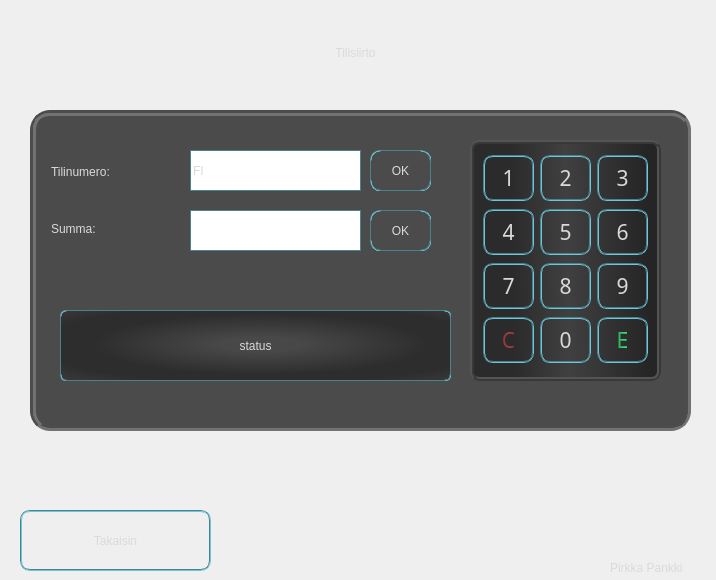
<?xml version="1.0" encoding="UTF-8"?>
<ui version="4.0">
 <class>transferwindow</class>
 <widget class="QDialog" name="transferwindow">
  <property name="geometry">
   <rect>
    <x>0</x>
    <y>0</y>
    <width>716</width>
    <height>580</height>
   </rect>
  </property>
  <property name="windowTitle">
   <string>Dialog</string>
  </property>
  <property name="styleSheet">
   <string notr="true">QDialog {
	background-color: qlineargradient(spread:pad, x1:0, y1:0, x2:1, y2:1, stop:0 rgba(51, 51, 51, 255), stop:				0.525822 rgba(95, 95, 95, 255), stop:1 rgba(58, 58, 58, 255));
}
QFrame {
	background-color: rgb(75, 75, 75);
	border: 6px groove #4c4c4c;
	border-radius: 20px;
}
QFrame#PinFrame{
	background-color: qlineargradient(spread:pad, x1:0, y1:0.431818, x2:1, y2:0.409364, stop:0.217877 rgba(43, 43, 43, 255), stop:0.50838 rgba(64, 64, 64, 255), stop:0.938547 rgba(37, 37, 37, 255));
border: 4px ridge #383838; 
border-radius: 10px;
}

QPushButton  {
	font: 290 16pt &quot;Microsoft YaHei Light&quot;;	
	color: #dadada;
	background-color: qlineargradient(spread:pad, x1:0, y1:0.431818, x2:1, y2:0.409364, stop:0.217877 			rgba(43, 	43, 43, 255), stop:0.50838 rgba(64, 64, 64, 255), stop:0.938547 rgba(37, 37, 37, 255));
	border: 2px groove #4a8390;
	border-radius: 10px;
	padding: 6px;
}
QPushButton:hover {
	background-color: qlineargradient(spread:reflect, x1:0, y1:0, x2:0.488, y2:0, stop:0 rgba(37, 37, 37, 255), 	stop:1 rgba(104, 104, 104, 255));
}
QPushButton:pressed {
	background-color: qlineargradient(spread:reflect, x1:0, y1:0, x2:0.488, y2:0, stop:0 rgba(22, 22, 22, 255), stop:1 rgba(64, 64, 64, 255));
}
QPushButton#BCancel_2 {
	color: qlineargradient(spread:reflect, x1:0, y1:0, x2:0.55, y2:0, stop:0 rgba(145, 45, 47, 255), stop:1 rgba(163, 68, 74, 255));	
}
QPushButton#BEnter_2{
	color: qlineargradient(spread:pad, x1:0, y1:0.391545, x2:1, y2:0.392, stop:0.223464 rgba(51, 182, 97, 255), stop:1 rgba(53, 251, 122, 255));
} 
QPushButton#btnSummaOk {
font: 290 14pt &quot;Microsoft YaHei Light&quot;;	
	border: 1px groove #4a8390;
}

QPushButton#btnTilinumOk{
font: 290 14pt &quot;Microsoft YaHei Light&quot;;	
	border: 1px groove #4a8390;
}
QLabel#btnCancel:hover {
	color: rgb(247, 95, 97);
}


QLineEdit {
	border: 1px groove #4a8390;
	font: 290 12pt &quot;Microsoft YaHei Light&quot;;	
	color: #dadada;
	background-color: qlineargradient(spread:pad, x1:0, y1:0.431818, x2:1, y2:0.409364, stop:0.217877 			rgba(43, 	43, 43, 255), stop:0.50838 rgba(64, 64, 64, 255), stop:0.938547 rgba(37, 37, 37, 255));
}

QLabel {
	background: transparent;
	border: none;
	font: 290 14pt &quot;Microsoft YaHei Light&quot;;
	color: #dadada;
}
QLabel#siirtoOnnistuiLabl {
	background-color: qradialgradient(spread:reflect, cx:0.514, cy:0.483, radius:0.5, fx:0.513, fy:0.483318, stop:0.206573 rgba(72, 72, 72, 255), stop:0.86385 rgba(45, 45, 45, 255));
	border: 1px groove #4a8390;
	border-radius: 6px;
}

QLabel#label {
	font: 290 16pt &quot;Microsoft YaHei Light&quot;;
qproperty-geometry:rect(80 40 551 26);
}

QLabel#pirkkal {	
	color: #dadada;
	font: 350 10pt &quot;Leelawadee UI Semilight&quot;;
	qproperty-geometry:rect(610 550 101 35);
}</string>
  </property>
  <widget class="QFrame" name="PinFrame">
   <property name="geometry">
    <rect>
     <x>470</x>
     <y>140</y>
     <width>191</width>
     <height>241</height>
    </rect>
   </property>
   <property name="frameShape">
    <enum>QFrame::StyledPanel</enum>
   </property>
   <property name="frameShadow">
    <enum>QFrame::Raised</enum>
   </property>
   <layout class="QGridLayout" name="gridLayout_2">
    <item row="3" column="1">
     <widget class="QPushButton" name="A0">
      <property name="font">
       <font>
        <family>Microsoft YaHei Light</family>
        <pointsize>16</pointsize>
        <italic>false</italic>
        <bold>false</bold>
       </font>
      </property>
      <property name="text">
       <string>0</string>
      </property>
     </widget>
    </item>
    <item row="3" column="2">
     <widget class="QPushButton" name="BEnter_2">
      <property name="font">
       <font>
        <family>Microsoft YaHei Light</family>
        <pointsize>16</pointsize>
        <italic>false</italic>
        <bold>false</bold>
       </font>
      </property>
      <property name="text">
       <string>E</string>
      </property>
     </widget>
    </item>
    <item row="2" column="2">
     <widget class="QPushButton" name="A9">
      <property name="font">
       <font>
        <family>Microsoft YaHei Light</family>
        <pointsize>16</pointsize>
        <italic>false</italic>
        <bold>false</bold>
       </font>
      </property>
      <property name="text">
       <string>9</string>
      </property>
     </widget>
    </item>
    <item row="0" column="1">
     <widget class="QPushButton" name="A2">
      <property name="font">
       <font>
        <family>Microsoft YaHei Light</family>
        <pointsize>16</pointsize>
        <italic>false</italic>
        <bold>false</bold>
       </font>
      </property>
      <property name="text">
       <string>2</string>
      </property>
     </widget>
    </item>
    <item row="2" column="1">
     <widget class="QPushButton" name="A8">
      <property name="font">
       <font>
        <family>Microsoft YaHei Light</family>
        <pointsize>16</pointsize>
        <italic>false</italic>
        <bold>false</bold>
       </font>
      </property>
      <property name="text">
       <string>8</string>
      </property>
     </widget>
    </item>
    <item row="3" column="0">
     <widget class="QPushButton" name="BCancel_2">
      <property name="font">
       <font>
        <family>Microsoft YaHei Light</family>
        <pointsize>16</pointsize>
        <italic>false</italic>
        <bold>false</bold>
       </font>
      </property>
      <property name="text">
       <string>C</string>
      </property>
     </widget>
    </item>
    <item row="1" column="0">
     <widget class="QPushButton" name="A4">
      <property name="font">
       <font>
        <family>Microsoft YaHei Light</family>
        <pointsize>16</pointsize>
        <italic>false</italic>
        <bold>false</bold>
       </font>
      </property>
      <property name="text">
       <string>4</string>
      </property>
     </widget>
    </item>
    <item row="2" column="0">
     <widget class="QPushButton" name="A7">
      <property name="font">
       <font>
        <family>Microsoft YaHei Light</family>
        <pointsize>16</pointsize>
        <italic>false</italic>
        <bold>false</bold>
       </font>
      </property>
      <property name="text">
       <string>7</string>
      </property>
     </widget>
    </item>
    <item row="0" column="0">
     <widget class="QPushButton" name="A1">
      <property name="font">
       <font>
        <family>Microsoft YaHei Light</family>
        <pointsize>16</pointsize>
        <italic>false</italic>
        <bold>false</bold>
       </font>
      </property>
      <property name="text">
       <string>1</string>
      </property>
     </widget>
    </item>
    <item row="0" column="2">
     <widget class="QPushButton" name="A3">
      <property name="font">
       <font>
        <family>Microsoft YaHei Light</family>
        <pointsize>16</pointsize>
        <italic>false</italic>
        <bold>false</bold>
       </font>
      </property>
      <property name="text">
       <string>3</string>
      </property>
     </widget>
    </item>
    <item row="1" column="1">
     <widget class="QPushButton" name="A5">
      <property name="font">
       <font>
        <family>Microsoft YaHei Light</family>
        <pointsize>16</pointsize>
        <italic>false</italic>
        <bold>false</bold>
       </font>
      </property>
      <property name="text">
       <string>5</string>
      </property>
     </widget>
    </item>
    <item row="1" column="2">
     <widget class="QPushButton" name="A6">
      <property name="font">
       <font>
        <family>Microsoft YaHei Light</family>
        <pointsize>16</pointsize>
        <italic>false</italic>
        <bold>false</bold>
       </font>
      </property>
      <property name="text">
       <string>6</string>
      </property>
     </widget>
    </item>
   </layout>
  </widget>
  <widget class="QLabel" name="pirkkal">
   <property name="geometry">
    <rect>
     <x>610</x>
     <y>550</y>
     <width>101</width>
     <height>35</height>
    </rect>
   </property>
   <property name="text">
    <string>Pirkka Pankki</string>
   </property>
  </widget>
  <widget class="QLabel" name="label_2">
   <property name="geometry">
    <rect>
     <x>51</x>
     <y>151</y>
     <width>131</width>
     <height>41</height>
    </rect>
   </property>
   <property name="text">
    <string>Tilinumero:</string>
   </property>
  </widget>
  <widget class="QPushButton" name="btnCancel">
   <property name="geometry">
    <rect>
     <x>20</x>
     <y>510</y>
     <width>191</width>
     <height>61</height>
    </rect>
   </property>
   <property name="text">
    <string>Takaisin</string>
   </property>
   <property name="icon">
    <iconset resource="gifsANDicons.qrc">
     <normaloff>:/icons/icons/left.png</normaloff>:/icons/icons/left.png</iconset>
   </property>
   <property name="iconSize">
    <size>
     <width>40</width>
     <height>40</height>
    </size>
   </property>
  </widget>
  <widget class="QLabel" name="label">
   <property name="geometry">
    <rect>
     <x>80</x>
     <y>40</y>
     <width>551</width>
     <height>26</height>
    </rect>
   </property>
   <property name="text">
    <string>Tilisiirto</string>
   </property>
   <property name="alignment">
    <set>Qt::AlignCenter</set>
   </property>
  </widget>
  <widget class="QLabel" name="label_3">
   <property name="geometry">
    <rect>
     <x>51</x>
     <y>208</y>
     <width>131</width>
     <height>41</height>
    </rect>
   </property>
   <property name="text">
    <string>Summa: </string>
   </property>
  </widget>
  <widget class="QFrame" name="frame">
   <property name="geometry">
    <rect>
     <x>30</x>
     <y>110</y>
     <width>661</width>
     <height>321</height>
    </rect>
   </property>
   <property name="frameShape">
    <enum>QFrame::StyledPanel</enum>
   </property>
   <property name="frameShadow">
    <enum>QFrame::Raised</enum>
   </property>
   <widget class="QPushButton" name="btnTilinumOk">
    <property name="geometry">
     <rect>
      <x>340</x>
      <y>40</y>
      <width>61</width>
      <height>41</height>
     </rect>
    </property>
    <property name="text">
     <string>OK</string>
    </property>
   </widget>
   <widget class="QPushButton" name="btnSummaOk">
    <property name="geometry">
     <rect>
      <x>340</x>
      <y>100</y>
      <width>61</width>
      <height>41</height>
     </rect>
    </property>
    <property name="text">
     <string>OK</string>
    </property>
   </widget>
   <widget class="QLabel" name="siirtoOnnistuiLabl">
    <property name="geometry">
     <rect>
      <x>30</x>
      <y>200</y>
      <width>391</width>
      <height>71</height>
     </rect>
    </property>
    <property name="text">
     <string>status</string>
    </property>
    <property name="alignment">
     <set>Qt::AlignCenter</set>
    </property>
   </widget>
   <widget class="QLineEdit" name="lineEdit">
    <property name="geometry">
     <rect>
      <x>160</x>
      <y>40</y>
      <width>171</width>
      <height>41</height>
     </rect>
    </property>
    <property name="text">
     <string>FI</string>
    </property>
   </widget>
   <widget class="QLineEdit" name="lineEdit_2">
    <property name="geometry">
     <rect>
      <x>160</x>
      <y>100</y>
      <width>171</width>
      <height>41</height>
     </rect>
    </property>
    <property name="text">
     <string/>
    </property>
   </widget>
  </widget>
  <zorder>frame</zorder>
  <zorder>PinFrame</zorder>
  <zorder>pirkkal</zorder>
  <zorder>label_2</zorder>
  <zorder>btnCancel</zorder>
  <zorder>label</zorder>
  <zorder>label_3</zorder>
 </widget>
 <resources>
  <include location="gifsANDicons.qrc"/>
 </resources>
 <connections/>
</ui>
